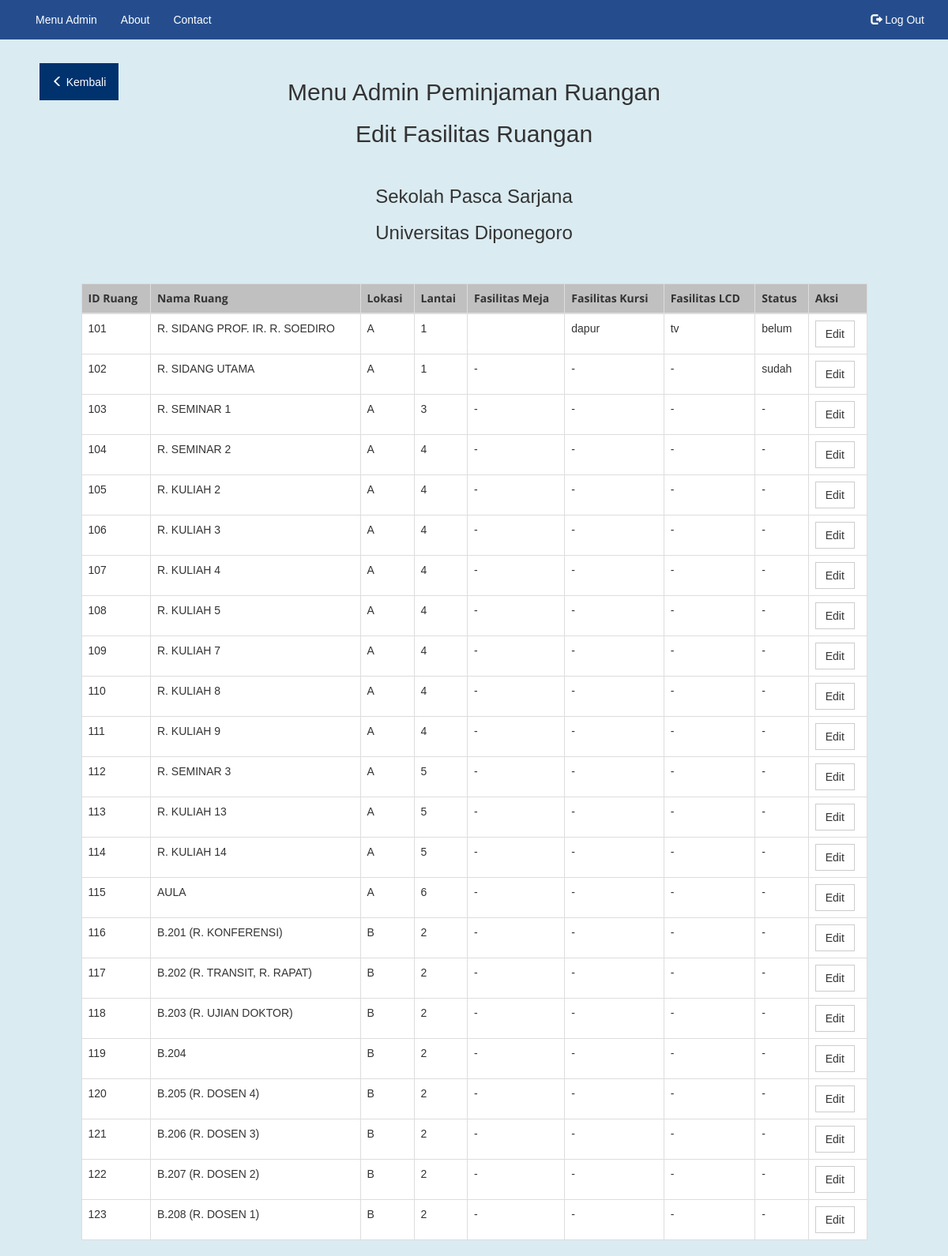
/admin_fasilitas.php (signed in), run on the app's committed database.
### tables this page shows
CREATE TABLE `ruangan` (
  `id_ruang` int(15) NOT NULL,
  `nama_ruang` varchar(50) NOT NULL,
  `gedung` varchar(50) NOT NULL,
  `lantai` varchar(5) NOT NULL,
  `fasilitas1` varchar(255) NOT NULL,
  `fasilitas2` varchar(255) NOT NULL,
  `fasilitas3` varchar(255) NOT NULL,
  `fasilitas4` varchar(255) NOT NULL,
  `status` varchar(15) NOT NULL,
  `koor_ruang` varchar(50) NOT NULL,
  `id_user` int(15) NOT NULL
);

### admin_fasilitas.php (the view, shortened to what this page needs)
<!DOCTYPE html>
<html lang="en">
<head>
  <link rel="stylesheet" href="https://maxcdn.bootstrapcdn.com/bootstrap/3.3.7/css/bootstrap.min.css">
  <link href="./style.css" type="text/css" rel="stylesheet">
</head>
<body>
<nav class="navbar">
  <div class="container-fluid">
    <div class="collapse navbar-collapse" id="myNavbar">
      <ul class="nav navbar-nav">
        <li class="active"><a href="admin_menu.php">Menu Admin</a></li>
        <li><a href="about.html">About</a></li>
        <li><a href="kontak.html">Contact</a></li>
      </ul>
      <ul class="nav navbar-nav navbar-right">
        <li><a href="./logout.php"><span class="glyphicon glyphicon-log-out"></span> Log Out</a></li>
      </ul>
    </div>
  </div>
</nav>
<div class="container-fluid">
  <div class="row content">
    <div class="col-sm-2 text-center backtop">
        <br><br><br><br>
        <a href="./admin_menu.php"><button class="btn backbutton1"><span class="glyphicon glyphicon-menu-left"></span> Kembali</button></a>
    </div>
    <div class="col-sm-8 text-center">
        <br><br><br><br>
        <h2>Menu Admin Peminjaman Ruangan</h2>
        <h2>Edit Fasilitas Ruangan</h2><br>
        <h3>Sekolah Pasca Sarjana</h3>
        <h3>Universitas Diponegoro</h3><br><br>
    </div>
  </div>
</div>
<div class="row content">
  <div class="col-sm-1"></div>
    <div class="col-sm-10">
    <div class="table-responsive">
    <table class="table table-bordered table-hover">
        <thead class="text-center">
        <tr>
        <th>ID Ruang</th>
        <th>Nama Ruang</th>
        <th>Lokasi</th>
        <th>Lantai</th>
        <th>Fasilitas Meja</th>
        <th>Fasilitas Kursi</th>
        <th>Fasilitas LCD</th>
        <th>Status</th>
        <th>Aksi</th>
        </tr>
        </thead>
    <tbody>
    <?php
		include 'koneksi.php';
		$data = mysqli_query($koneksi,"select * from ruangan");
		while($d = mysqli_fetch_array($data)){
			?>
			<tr>
				<td><?php echo $d['id_ruang']; ?></td>
				<td><?php echo $d['nama_ruang']; ?></td>
                <td><?php echo $d['gedung']; ?></td>
                <td><?php echo $d['lantai'] ?></td>
				<td><?php echo $d['fasilitas1']; ?></td>
        <td><?php echo $d['fasilitas2']; ?></td>
        <td><?php echo $d['fasilitas3']; ?></td>
				<td><?php echo $d['status']; ?></td>
				<td><?php echo "<a href='#myModal' class='btn btn-default btn-small' id='custId' data-toggle='modal' data-id=".$d['id_ruang'].">Edit</a>"; ?></td>
			</tr>
			<?php
		}
	?>
    </tbody>
    </table>
    </div>
    </div>
    <div class="col-sm-1"></div>
</div>
  </body>
</html>

### style.css (style rules this page uses)
html h1, h2, h3, h4, h5, h6, p, label, a, li, table td, input[type="text"], input[type="submit"], input[type="password"] { font-family: "Noto Sans TC", sans-serif; font-weight: 400; }
table th { font-family: "Open Sans", sans-serif; font-weight: 700; }
body { background-color: #daebf1; }
.btn { border-radius: 0; }
.navbar { margin: 0 px; width: 100%; border-radius: 0; border: 0px; position: fixed; z-index: 10; background-color: #254d8d; }
.navbar li a { color: #FFFFFF; }
.table { background-color: white; }
thead > tr { background-color: #c0c0c0; }
.backbutton1 { padding: 1.25rem 1.5rem; color: white; background-color: #00326e; }
@media screen and (min-width: 768px) { .navbar-right li { margin: 0px 0px; } }

### data on the page
ruangan: id_ruang "101", nama_ruang "R. SIDANG PROF. IR. R. SOEDIRO", gedung "A", lantai "1", fasilitas2 "dapur", fasilitas3 "tv", status "belum"
ruangan: id_ruang "102", nama_ruang "R. SIDANG UTAMA", gedung "A", lantai "1", fasilitas1 "-", fasilitas2 "-", fasilitas3 "-", status "sudah"
ruangan: id_ruang "103", nama_ruang "R. SEMINAR 1", gedung "A", lantai "3", fasilitas1 "-", fasilitas2 "-", fasilitas3 "-", status "-"
ruangan: id_ruang "104", nama_ruang "R. SEMINAR 2", gedung "A", lantai "4", fasilitas1 "-", fasilitas2 "-", fasilitas3 "-", status "-"
ruangan: id_ruang "105", nama_ruang "R. KULIAH 2", gedung "A", lantai "4", fasilitas1 "-", fasilitas2 "-", fasilitas3 "-", status "-"
ruangan: id_ruang "106", nama_ruang "R. KULIAH 3", gedung "A", lantai "4", fasilitas1 "-", fasilitas2 "-", fasilitas3 "-", status "-"
ruangan: id_ruang "107", nama_ruang "R. KULIAH 4", gedung "A", lantai "4", fasilitas1 "-", fasilitas2 "-", fasilitas3 "-", status "-"
ruangan: id_ruang "108", nama_ruang "R. KULIAH 5", gedung "A", lantai "4", fasilitas1 "-", fasilitas2 "-", fasilitas3 "-", status "-"
ruangan: id_ruang "109", nama_ruang "R. KULIAH 7", gedung "A", lantai "4", fasilitas1 "-", fasilitas2 "-", fasilitas3 "-", status "-"
ruangan: id_ruang "110", nama_ruang "R. KULIAH 8", gedung "A", lantai "4", fasilitas1 "-", fasilitas2 "-", fasilitas3 "-", status "-"
ruangan: id_ruang "111", nama_ruang "R. KULIAH 9", gedung "A", lantai "4", fasilitas1 "-", fasilitas2 "-", fasilitas3 "-", status "-"
ruangan: id_ruang "112", nama_ruang "R. SEMINAR 3", gedung "A", lantai "5", fasilitas1 "-", fasilitas2 "-", fasilitas3 "-", status "-"
ruangan: id_ruang "113", nama_ruang "R. KULIAH 13", gedung "A", lantai "5", fasilitas1 "-", fasilitas2 "-", fasilitas3 "-", status "-"
ruangan: id_ruang "114", nama_ruang "R. KULIAH 14", gedung "A", lantai "5", fasilitas1 "-", fasilitas2 "-", fasilitas3 "-", status "-"
ruangan: id_ruang "115", nama_ruang "AULA", gedung "A", lantai "6", fasilitas1 "-", fasilitas2 "-", fasilitas3 "-", status "-"
ruangan: id_ruang "116", nama_ruang "B.201 (R. KONFERENSI)", gedung "B", lantai "2", fasilitas1 "-", fasilitas2 "-", fasilitas3 "-", status "-"
ruangan: id_ruang "117", nama_ruang "B.202 (R. TRANSIT, R. RAPAT)", gedung "B", lantai "2", fasilitas1 "-", fasilitas2 "-", fasilitas3 "-", status "-"
ruangan: id_ruang "118", nama_ruang "B.203 (R. UJIAN DOKTOR)", gedung "B", lantai "2", fasilitas1 "-", fasilitas2 "-", fasilitas3 "-", status "-"
ruangan: id_ruang "119", nama_ruang "B.204", gedung "B", lantai "2", fasilitas1 "-", fasilitas2 "-", fasilitas3 "-", status "-"
ruangan: id_ruang "120", nama_ruang "B.205 (R. DOSEN 4)", gedung "B", lantai "2", fasilitas1 "-", fasilitas2 "-", fasilitas3 "-", status "-"
ruangan: id_ruang "121", nama_ruang "B.206 (R. DOSEN 3)", gedung "B", lantai "2", fasilitas1 "-", fasilitas2 "-", fasilitas3 "-", status "-"
ruangan: id_ruang "122", nama_ruang "B.207 (R. DOSEN 2)", gedung "B", lantai "2", fasilitas1 "-", fasilitas2 "-", fasilitas3 "-", status "-"
ruangan: id_ruang "123", nama_ruang "B.208 (R. DOSEN 1)", gedung "B", lantai "2", fasilitas1 "-", fasilitas2 "-", fasilitas3 "-", status "-"
